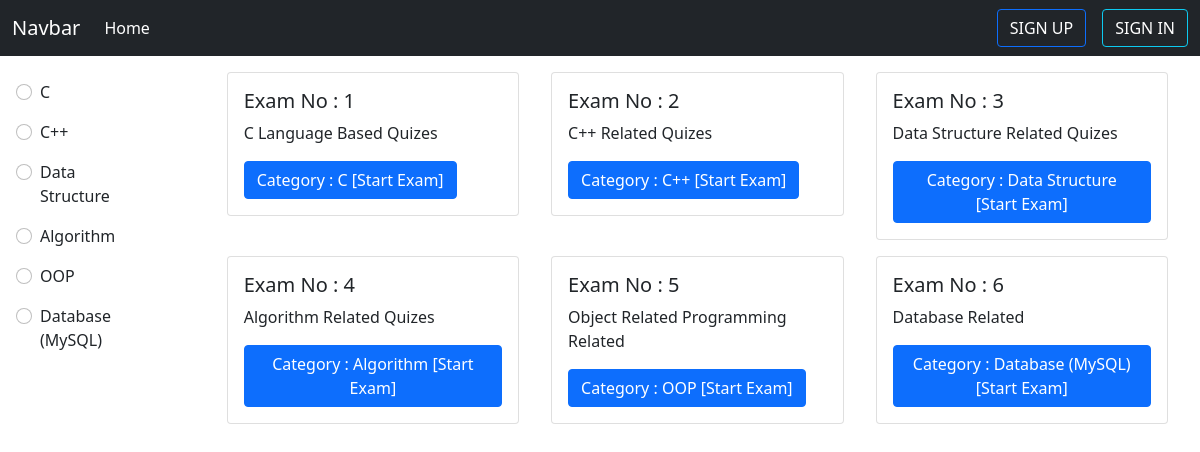
The app's page /quiz/ with its own data.
### category/models.py (models this page shows, shortened)
class Category(models.Model):
    exam_no = models.CharField(max_length=100, null=True, blank=True)
    name = models.CharField(max_length=120)
    slug = models.SlugField(max_length=100, null=True, blank=True, unique=True)
    image = models.ImageField(null=True, blank=True)
    details = models.TextField()
    class Meta:
        verbose_name_plural = "Categories"

### quiz/views.py (the view)
# urls.py: path("", views.showCat, name="show_quizes"),
def showCat(request):
    cat_data = Category.objects.all()
    t = Category.objects.all().count()
    print(t)
    return render(request, "topic_selection.html", {"data": cat_data})  #

### quiz/templates/topic_selection.html
{% extends "base.html" %} {%block content%}
<div class="d-flex flex-wrap justify-content-center mx-3">
  <div class="col-2 mt-2 ">
    {%for cat in data%}
    <div class="col-4 mt-3">
      <div class="form-check">
       <input class="form-check-input" type="radio" name="category" id="{{cat.name}}">
       <label class="form-check-label" for="{{cat.name}}">
         {{cat.name}}
       </label>
     </div>
    </div>
    {%endfor%}
  </div>
  <div class="col-10">
    <div class="d-flex flex-wrap justify-content-center">
      {%for d in data%}
      <div class="col-sm-4">
        <div class="card mx-3 mt-3">
          <div class="card-body">
            <h5 class="card-title">Exam No : {{d.exam_no}}</h5>
            <p class="card-text">
              {{d.details}}
            </p>
            <a class="btn btn-primary" href="{%url "questions" d.id %}">Category : {{d.name}} [Start Exam]</a>
          </div>
        </div>
      </div>
      {%endfor%}
    </div>
  </div>
</div>
{%endblock%}

### templates/base.html (shortened to what this page needs)
<!DOCTYPE html>
<html lang="en">
  <head>
    <link
      href="https://cdn.jsdelivr.net/npm/bootstrap@5.0.2/dist/css/bootstrap.min.css"
      rel="stylesheet"
    />
  </head>
  <body>
    <nav class="navbar navbar-expand-lg navbar-dark bg-dark">
      <div class="container-fluid">
        <a class="navbar-brand" href="#">Navbar</a>
        <div class="collapse navbar-collapse" id="navbarSupportedContent">
          <ul class="navbar-nav me-auto mb-2 mb-lg-0">
            <li class="nav-item">
              <a class="nav_item nav-link active" aria-current="page" href="{%url "homepage"%}"
                >Home</a
              >
            </li>
          </ul>
          <form class="d-flex">
            {%if user.is_authenticated%}
            <a class="log_res_btn btn btn-outline-primary mx-3" href="{%url "profile"%}"
              >Profile</a
            >
            <a class="log_res_btn btn btn-outline-danger" href="{%url "user_logout"%}">Logout</a>
            {%else%}
            <a class="log_res_btn btn btn-outline-primary mx-3" href="{%url "register"%}"
            >SIGN UP</a
          >
          <a class="log_res_btn btn btn-outline-info" href="{%url "user_login"%}">SIGN IN</a>
            {%endif%}
          </form>
        </div>
      </div>
    </nav>
    {%block content%} {%endblock%}
  </body>
</html>

### templates/base.html (style rules this page uses)
.log_res_btn { text-decoration: none; color: white; }

### records on screen
Category: name "C", exam_no "1", details "C Language Based Quizes"
Category: name "C++", exam_no "2", details "C++ Related Quizes"
Category: name "Data Structure", exam_no "3", details "Data Structure Related Quizes"
Category: name "Algorithm", exam_no "4", details "Algorithm Related Quizes"
Category: name "OOP", exam_no "5", details "Object Related Programming Related"
Category: name "Database (MySQL)", exam_no "6", details "Database Related"
